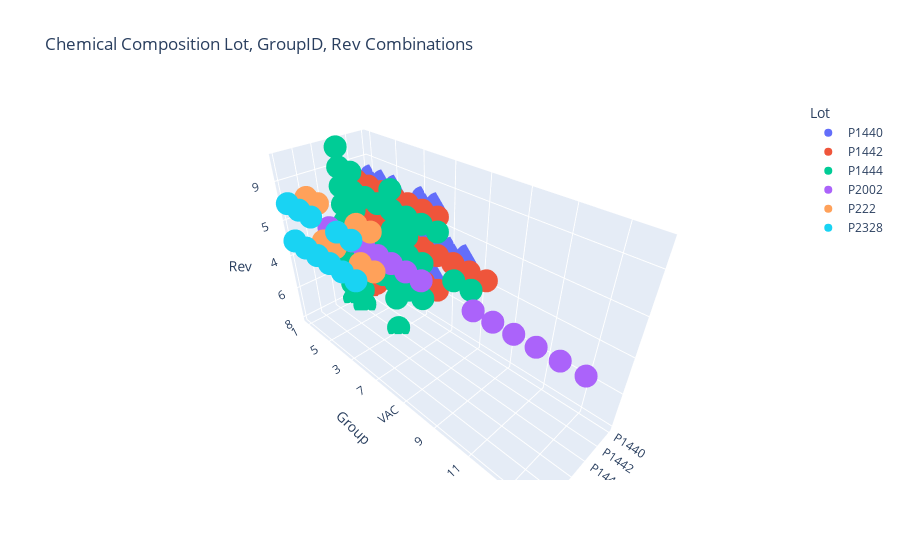

The cell this chart's notebook holds for it:
### Markdown cell above
Plot Available Chemical Composition Data

### Code cell
composition_df = file1_df[file1_df['Composition'] == "Yes"]
print(f'Total Chemcial Composition datapoints: {len(composition_df)}')
px.scatter_3d(composition_df, x="Lot", y="Group", z="Rev", color="Lot",
               title = "Chemical Composition Lot, GroupID, Rev Combinations")

### Figure 1 — Plotly figure (JSON) as saved in the notebook; plotly's stock layout.template omitted (floating-point values rounded to 4 significant figures)
{"data": [{"hovertemplate": "Lot=%{x}<br>Group=%{y}<br>Rev=%{z}<extra></extra>", "legendgroup": "P1440", "marker": {"color": "#636efa", "symbol": "circle"}, "mode": "markers", "name": "P1440", "scene": "scene", "showlegend": true, "type": "scatter3d", "x": ["P1440", "P1440", "P1440", "P1440", "P1440", "P1440", "P1440", "P1440", "P1440", "P1440", "P1440", "P1440", "P1440", "P1440", "P1440", "P1440", "P1440", "P1440", "P1440", "P1440", "P1440", "P1440", "P1440", "P1440", "P1440", "P1440", "P1440", "P1440"], "y": ["1", "2", "1", "1", "2", "2", "5", "6", "3", "4", "2", "7", "8", "1", "2", "3", "4", "1", "2", "3", "4", "6", "1", "5", "3", "3", "5", "4"], "z": ["8", "7", "6", "3", "3", "4", "1", "1", "3", "3", "5", "1", "1", "5", "1", "1", "1", "2", "2", "2", "2", "3", "4", "2", "5", "4", "3", "5"]}, {"hovertemplate": "Lot=%{x}<br>Group=%{y}<br>Rev=%{z}<extra></extra>", "legendgroup": "P1442", "marker": {"color": "#EF553B", "symbol": "circle"}, "mode": "markers", "name": "P1442", "scene": "scene", "showlegend": true, "type": "scatter3d", "x": ["P1442", "P1442", "P1442", "P1442", "P1442", "P1442", "P1442", "P1442", "P1442", "P1442", "P1442", "P1442", "P1442", "P1442", "P1442", "P1442", "P1442", "P1442", "P1442", "P1442", "P1442", "P1442", "P1442", "P1442", "P1442", "P1442", "P1442", "P1442", "P1442", "P1442", "P1442", "P1442", "P1442", "P1442", "P1442"], "y": ["1", "2", "3", "4", "5", "6", "7", "8", "2", "3", "2", "1", "3", "2", "3", "4", "1", "2", "3", "4", "5", "1", "1", "1", "1", "7", "6", "1", "6", "7", "VAC", "6", "PRS", "2", "2"], "z": ["8", "5", "3", "3", "1", "1", "1", "1", "4", "1", "1", "1", "4", "7", "5", "1", "2", "2", "2", "2", "2", "7", "4", "3", "6", "3", "3", "5", "2", "2", "1", "3", "1", "3", "6"]}, {"hovertemplate": "Lot=%{x}<br>Group=%{y}<br>Rev=%{z}<extra></extra>", "legendgroup": "P1444", "marker": {"color": "#00cc96", "symbol": "circle"}, "mode": "markers", "name": "P1444", "scene": "scene", "showlegend": true, "type": "scatter3d", "x": ["P1444", "P1444", "P1444", "P1444", "P1444", "P1444", "P1444", "P1444", "P1444", "P1444", "P1444", "P1444", "P1444", "P1444", "P1444", "P1444", "P1444", "P1444", "P1444", "P1444", "P1444", "P1444", "P1444", "P1444", "P1444", "P1444", "P1444", "P1444", "P1444", "P1444", "P1444", "P1444", "P1444", "P1444", "P1444", "P1444", "P1444", "P1444", "P1444", "P1444", "P1444", "P1444", "P1444", "P1444"], "y": ["1", "1", "1", "1", "2", "2", "2", "2", "3", "3", "3", "3", "4", "1", "3", "1", "8", "VAC", "PRS", "4", "1", "3", "5", "7", "2", "5", "7", "1", "2", "4", "5", "3", "4", "6", "4", "6", "3", "1", "1", "2", "7", "5", "2", "6"], "z": ["6", "7", "9", "10", "6", "7", "8", "9", "5", "6", "8", "9", "5", "8", "2", "5", "2", "1", "1", "4", "2", "4", "3", "2", "5", "4", "1", "3", "2", "3", "1", "1", "1", "2", "2", "1", "3", "4", "1", "1", "3", "2", "3", "3"]}, {"hovertemplate": "Lot=%{x}<br>Group=%{y}<br>Rev=%{z}<extra></extra>", "legendgroup": "P2002", "marker": {"color": "#ab63fa", "symbol": "circle"}, "mode": "markers", "name": "P2002", "scene": "scene", "showlegend": true, "type": "scatter3d", "x": ["P2002", "P2002", "P2002", "P2002", "P2002", "P2002", "P2002", "P2002", "P2002", "P2002", "P2002", "P2002", "P2002", "P2002"], "y": ["2", "3", "4", "5", "6", "7", "8", "9", "10", "11", "12", "13", "14", "1"], "z": ["1", "1", "1", "1", "1", "1", "1", "1", "1", "1", "1", "1", "1", "1"]}, {"hovertemplate": "Lot=%{x}<br>Group=%{y}<br>Rev=%{z}<extra></extra>", "legendgroup": "P222", "marker": {"color": "#FFA15A", "symbol": "circle"}, "mode": "markers", "name": "P222", "scene": "scene", "showlegend": true, "type": "scatter3d", "x": ["P222", "P222", "P222", "P222", "P222", "P222", "P222", "P222"], "y": ["2", "3", "4", "5", "2", "1", "3", "4"], "z": ["2", "2", "2", "1", "1", "2", "1", "1"]}, {"hovertemplate": "Lot=%{x}<br>Group=%{y}<br>Rev=%{z}<extra></extra>", "legendgroup": "P2328", "marker": {"color": "#19d3f3", "symbol": "circle"}, "mode": "markers", "name": "P2328", "scene": "scene", "showlegend": true, "type": "scatter3d", "x": ["P2328", "P2328", "P2328", "P2328", "P2328", "P2328", "P2328", "P2328", "P2328", "P2328", "P2328"], "y": ["1", "1", "2", "2", "3", "4", "5", "5", "6", "3", "4"], "z": ["1", "2", "1", "2", "1", "1", "1", "2", "1", "2", "2"]}], "layout": {"legend": {"title": {"text": "Lot"}, "tracegroupgap": 0}, "scene": {"domain": {"x": [0, 1], "y": [0, 1]}, "xaxis": {"categoryarray": ["P1440", "P1442", "P1444", "P2002", "P222", "P2328"], "categoryorder": "array", "title": {"text": "Lot"}}, "yaxis": {"title": {"text": "Group"}}, "zaxis": {"title": {"text": "Rev"}}}, "title": {"text": "Chemical Composition Lot, GroupID, Rev Combinations"}}}
